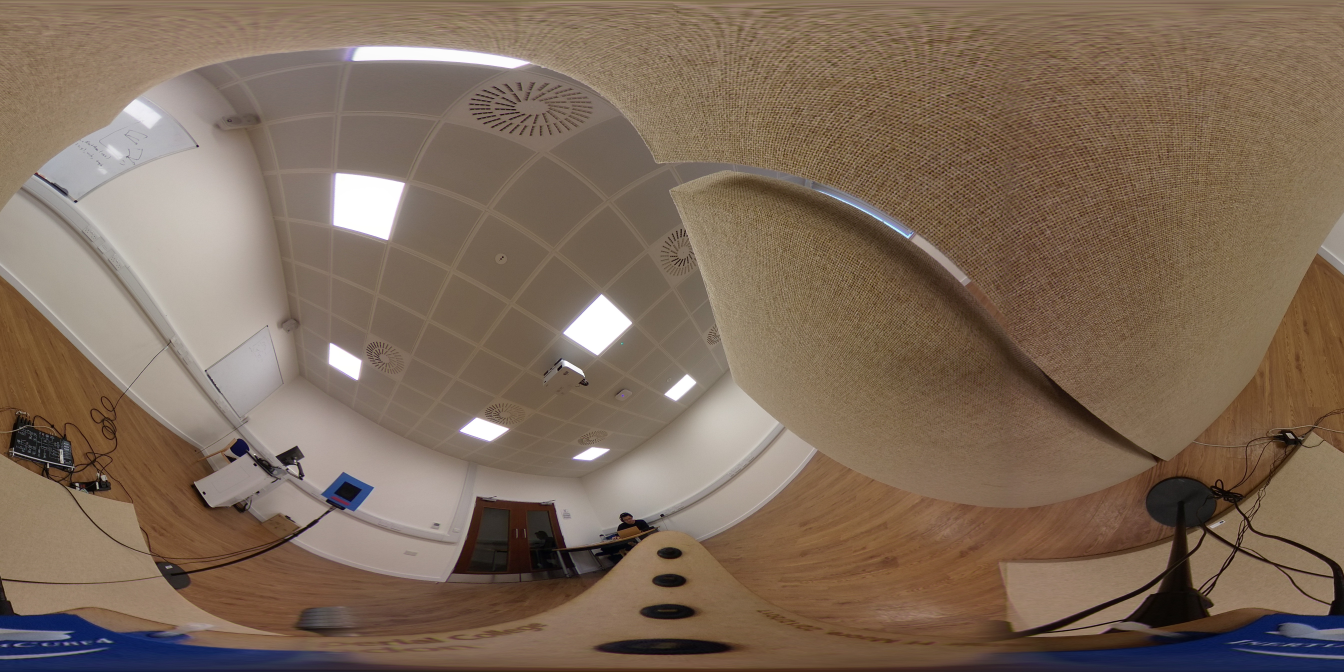
#> input picture src/images/process/157_az_35.9_el.jpg, 5376 x 2688 px (shown at 1/4 size)
$ python grid_drawing.py
#> lines starting #> are read from the running program, lines starting #| are printed output that depends on the picture; after the words box and inside, x2 and y2 are one past the last pixel; in counts of white or black regions, pixels touching at a corner belong together
# Draws a grid at each azimuth and inclination

import numpy as np
import cv2

source_img = 'images/process/157_az_35.9_el.jpg'
red = [0, 0, 255]
blue = [255, 0, 0]
green = [0, 255, 0]
thickness = 2

# RICOH Theta Resolution: 5376x2688 pixels

img = cv2.imread(source_img, 1)
#> img is the input picture: shape (2688, 5376, 3); mean B, G, R 89.6, 106.5, 126.2
center_x = 5376/2
center_y = 2688/2

# Origin Line:
cv2.line(img, (center_x,0), (center_x, 2688), red, 5)
cv2.line(img, (0, center_y), (5376, center_y), red, 5)

# Draw grids every 5 degrees:
for x_grid in range(0, 360, 10):
	x_pixels = int(round(x_grid*14.93, 1))
	cv2.line(img, (x_pixels, 0), (x_pixels, 2688), blue, thickness)
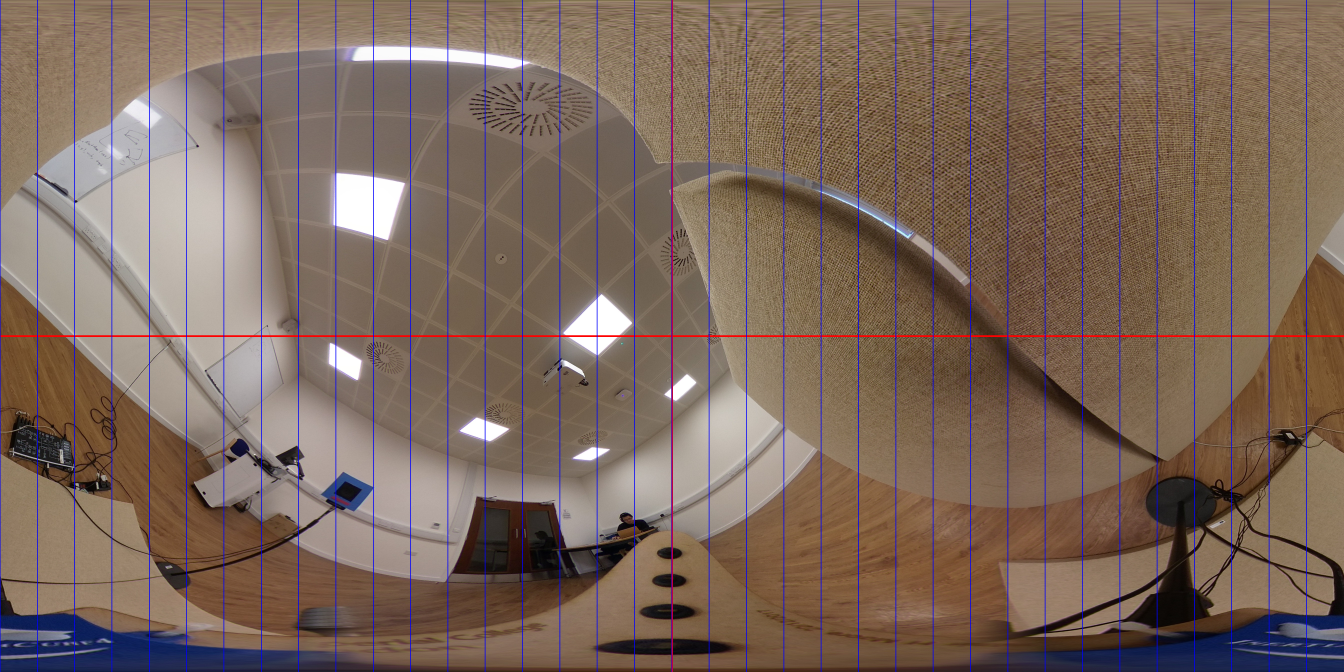
#> img: shape (2688, 5376, 3) (shown at 1/4 size); mean B, G, R 92.6, 104, 124.1

for y_grid in range(0, 180, 10):
	y_pixels = int(round(y_grid*14.93, 1))
	cv2.line(img, (0, y_pixels), (5376, y_pixels), green, thickness)
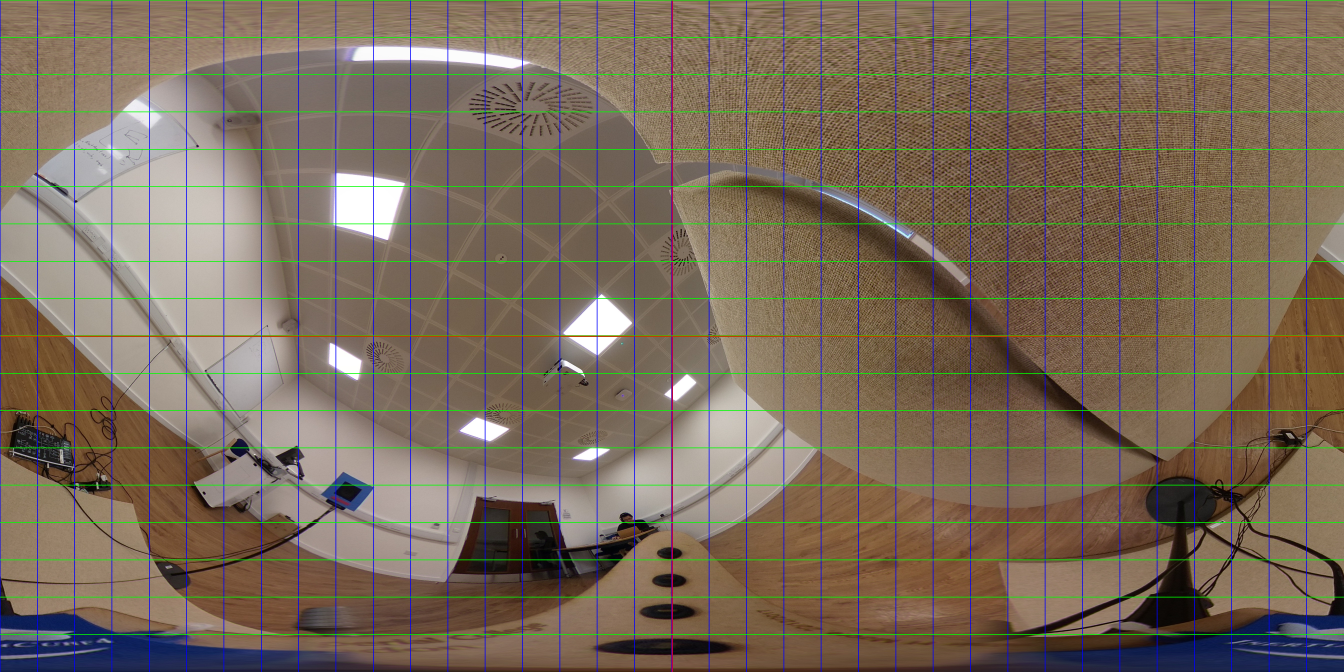
#> img: shape (2688, 5376, 3) (shown at 1/4 size); mean B, G, R 90.8, 107.1, 121.5


cv2.namedWindow('output_img', cv2.WINDOW_NORMAL)
cv2.resizeWindow('output_img', 1000, 500)
cv2.imshow('output_img', img)

if cv2.waitKey(0) & 0xFF == ord('q'):
#> (key q is pressed here)
	cv2.destroyAllWindows()

$ run again, with src/images/process/174az_-37.4el.jpg copied over src/images/process/157_az_35.9_el.jpg
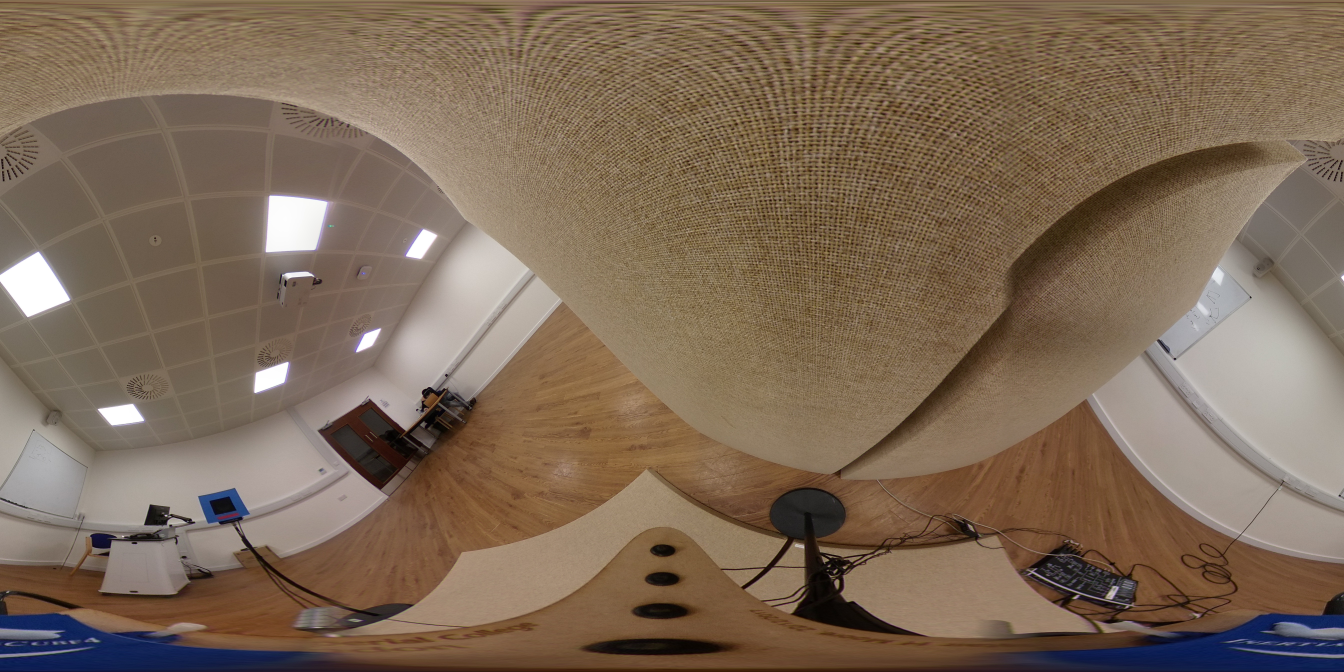
#> input picture src/images/process/174az_-37.4el.jpg, 5376 x 2688 px (shown at 1/4 size)
#> img is the input picture: shape (2688, 5376, 3); mean B, G, R 86.9, 105.7, 125.6
#> after the loop `for x_grid in range(0, 360, 10):`:
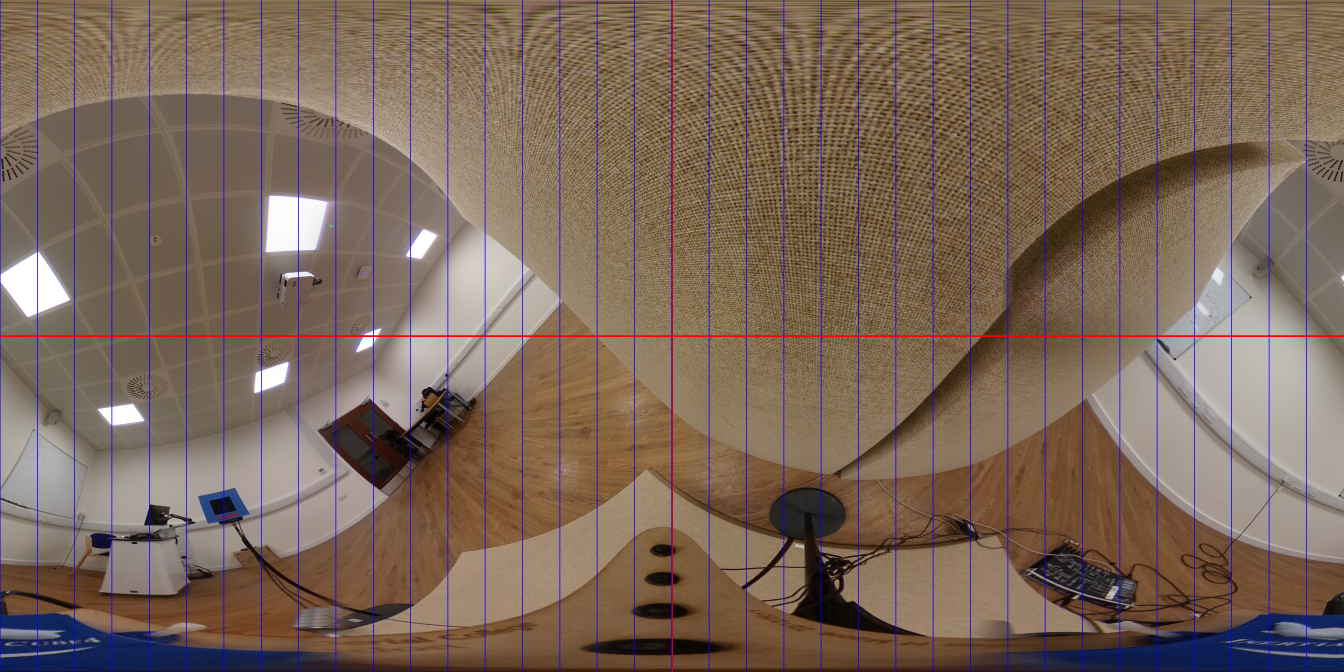
#> img: shape (2688, 5376, 3) (shown at 1/4 size); mean B, G, R 89.9, 103.2, 123.5
#> after the loop `for y_grid in range(0, 180, 10):`:
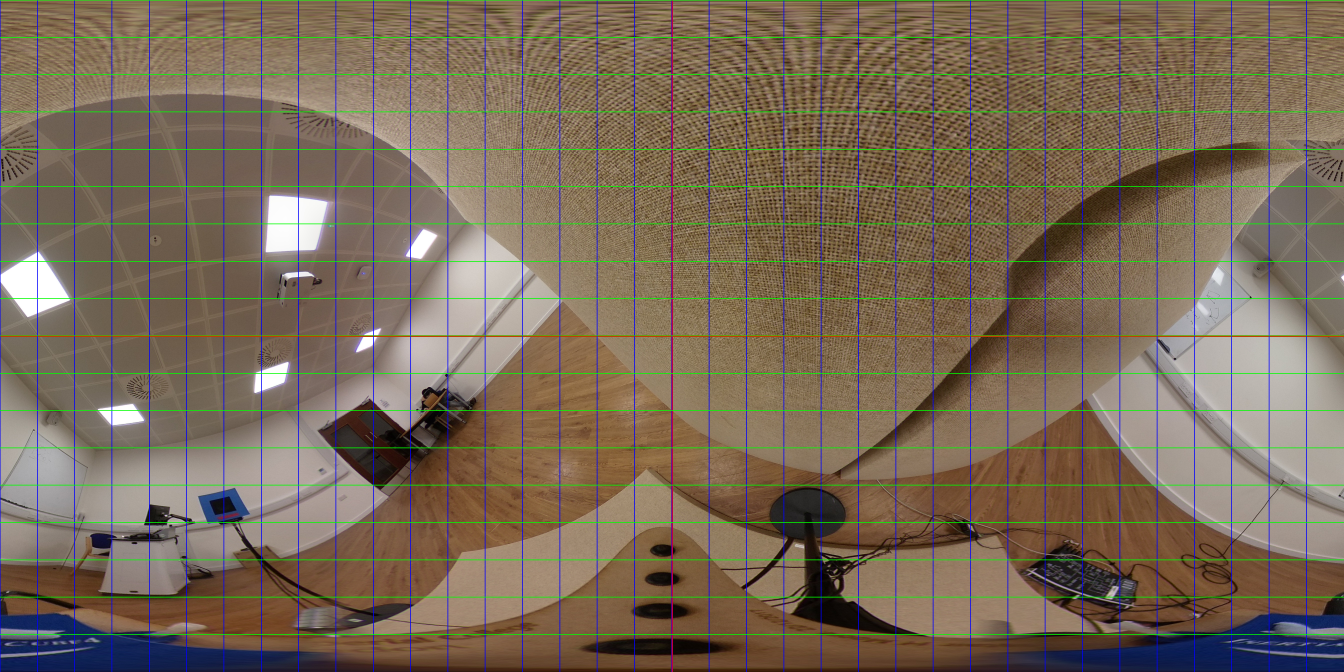
#> img: shape (2688, 5376, 3) (shown at 1/4 size); mean B, G, R 88.2, 106.3, 120.9

$ run again, with src/images/process/bing_is_here.jpg copied over src/images/process/157_az_35.9_el.jpg
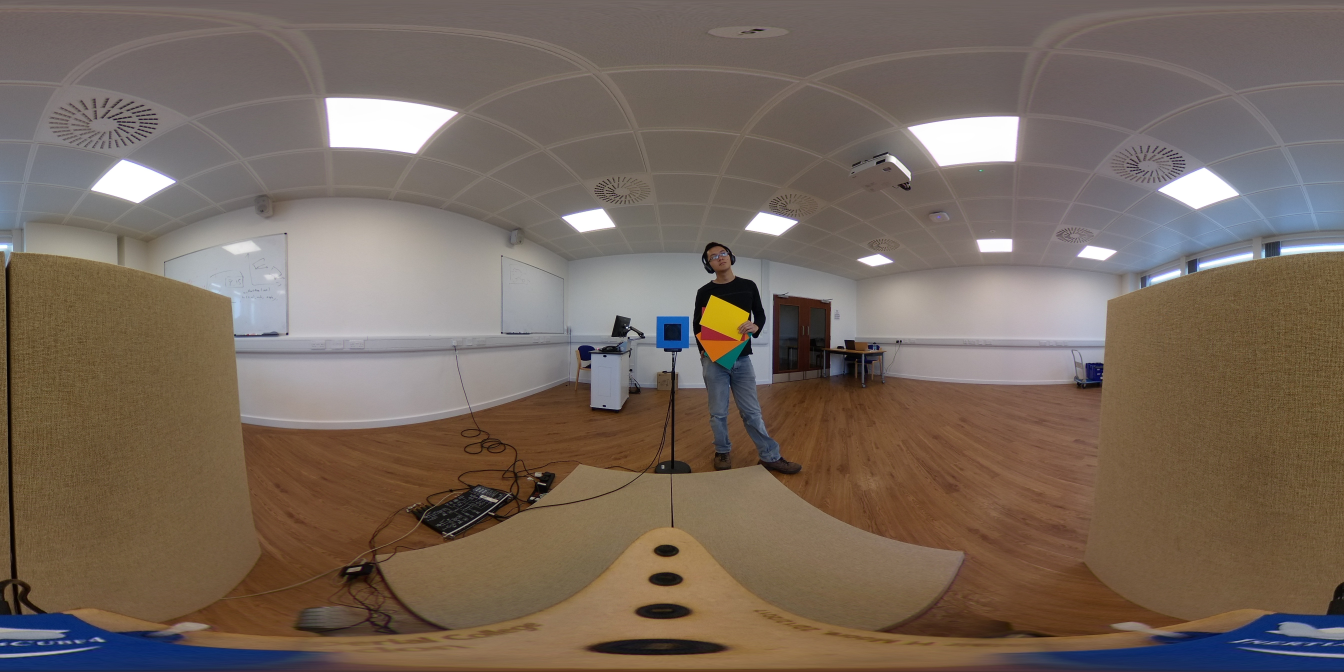
#> input picture src/images/process/bing_is_here.jpg, 5376 x 2688 px (shown at 1/4 size)
#> img is the input picture: shape (2688, 5376, 3); mean B, G, R 92.8, 104.2, 119
#> after the loop `for x_grid in range(0, 360, 10):`:
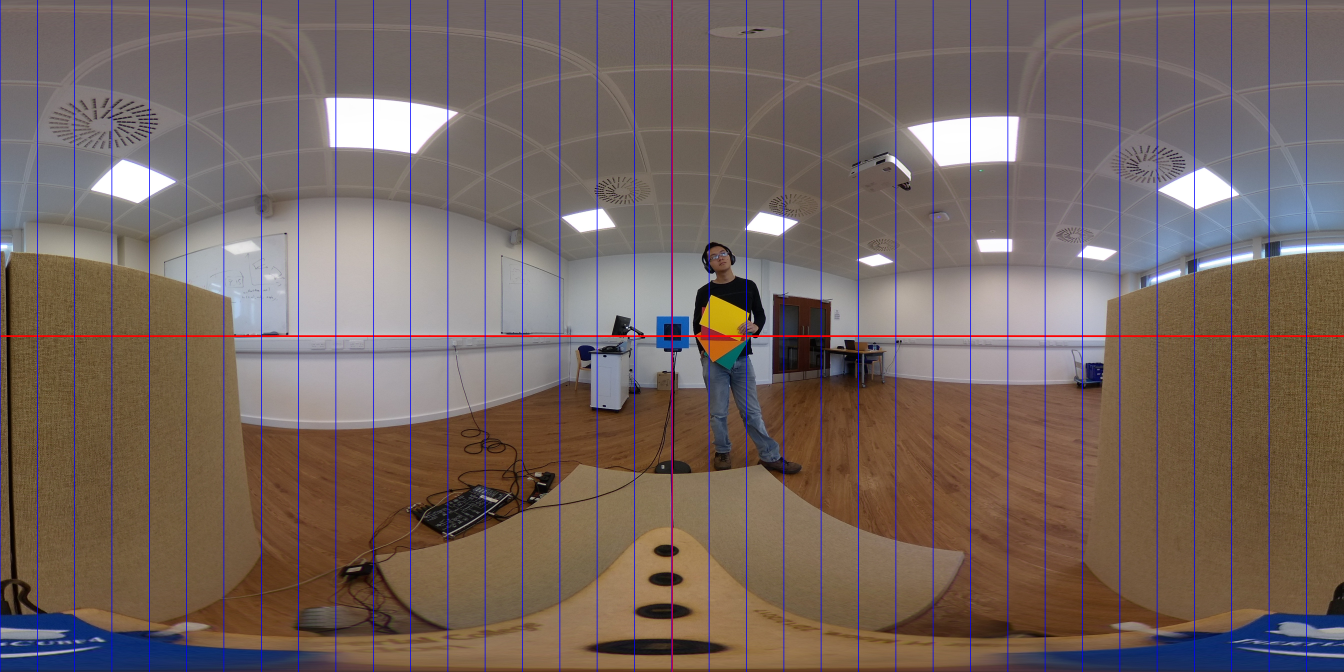
#> img: shape (2688, 5376, 3) (shown at 1/4 size); mean B, G, R 95.7, 101.8, 117.1
#> after the loop `for y_grid in range(0, 180, 10):`:
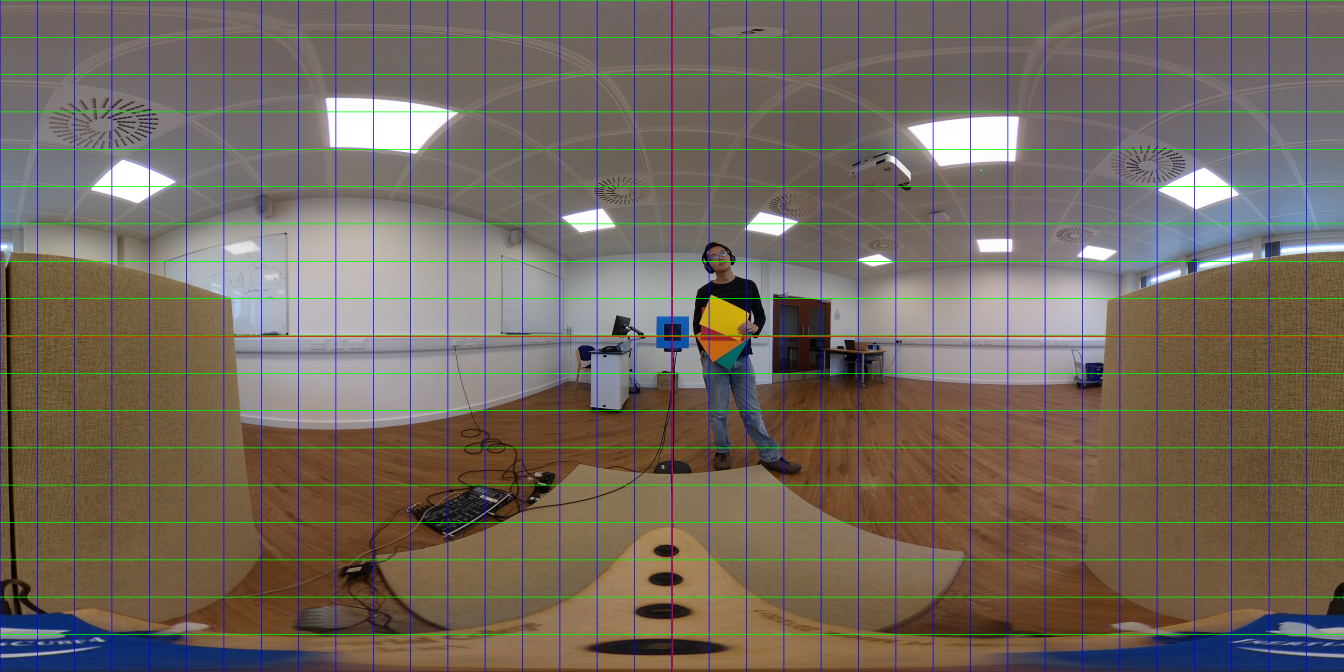
#> img: shape (2688, 5376, 3) (shown at 1/4 size); mean B, G, R 93.9, 104.9, 114.6

$ run again, with src/images/process/equirectangular_grid.jpg copied over src/images/process/157_az_35.9_el.jpg
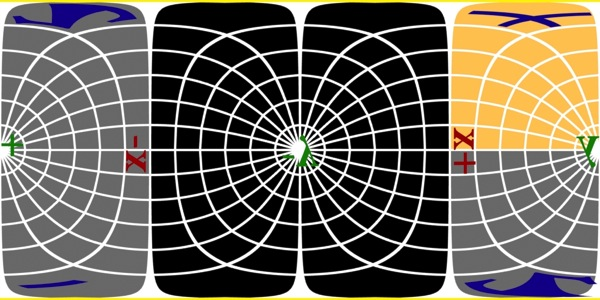
#> input picture src/images/process/equirectangular_grid.jpg, 600 x 300 px
#> img is the input picture: shape (300, 600, 3); mean B, G, R 89.6, 101.4, 107.6
#> after the loop `for x_grid in range(0, 360, 10):`:
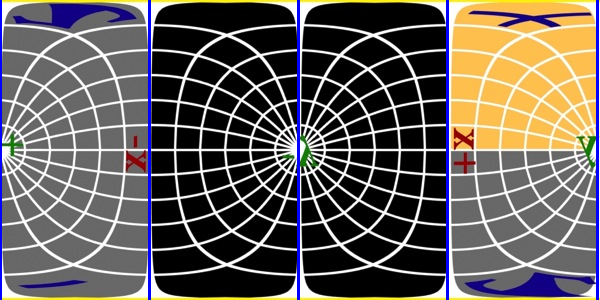
#> img: shape (300, 600, 3); 2.33% of pixels changed, all inside (x1, y1, x2, y2) = (0, 0, 599, 300)
#> after the loop `for y_grid in range(0, 180, 10):`:
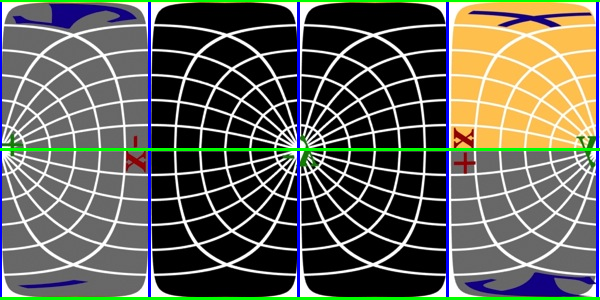
#> img: shape (300, 600, 3); 2.67% of pixels changed, all inside (x1, y1, x2, y2) = (0, 0, 600, 300)
